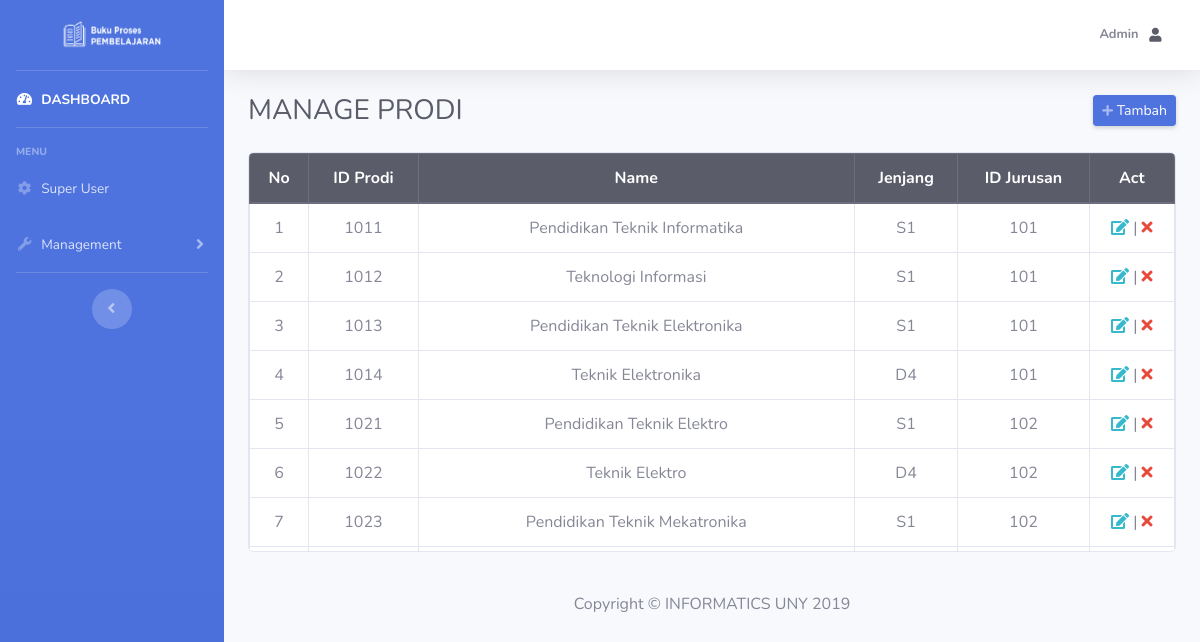
Page /admin/index.php?page=manage_pr (signed in) on the committed database.
### tables this page shows
CREATE TABLE `prodi` (
  `id` int(6) NOT NULL,
  `name` varchar(50) DEFAULT NULL,
  `jenjang` varchar(10) DEFAULT NULL,
  `id_jur` int(4) DEFAULT NULL
);

### admin/manage_pr.php (the view)
<table class="table table-hover table-bordered">
    <thead align="center" class="thead-dark">
        <tr>
            <th scope=" col">No</th>
            <th scope="col">ID Prodi</th>
            <th scope="col">Name</th>
            <th scope="col">Jenjang</th>
            <th scope="col">ID Jurusan</th>
            <th scope="col">Act</th>
        </tr>
    </thead>
    <tbody align="center">
        <?php
        $sql = "SELECT * FROM `prodi`";
        $result = $connect->query($sql);
        if ($result->num_rows > 0) {
            $no = 1;
            while ($row = $result->fetch_assoc()) {
                echo "<tr>";
                echo "<td>" . $no . "</td>";
                echo "<td>" . $row['id'] . "</td>";
                echo "<td>" . $row['name'] . "</td>";
                echo "<td>" . $row['jenjang'] . "</td>";
                echo "<td>" . $row['id_jur'] . "</td>";
                $idpr = $row['id'];
                echo "<td><a href=\"index.php?page=edit_pr&id=$idpr\" class=\"text-info\"><i class=\"fas fa-edit\"></i></a><span> | </span> <a href=\"../backend/process.php?op=deletePr&id=$idpr\" class=\"text-danger\"><i class=\"fas fa-times\"></i></td>";
                echo "</tr>";
                $no++;
            }
        } else {
            echo "<tr>";
            echo "<td colspan=\"9\"> No more data </td>";
            echo "</tr>";
        }
        ?>
    </tbody>
</table>

### rows in the picture
prodi: id "1011", name "Pendidikan Teknik Informatika", jenjang "S1", id_jur "101"
prodi: id "1012", name "Teknologi Informasi", jenjang "S1", id_jur "101"
prodi: id "1013", name "Pendidikan Teknik Elektronika", jenjang "S1", id_jur "101"
prodi: id "1014", name "Teknik Elektronika", jenjang "D4", id_jur "101"
prodi: id "1021", name "Pendidikan Teknik Elektro", jenjang "S1", id_jur "102"
prodi: id "1022", name "Teknik Elektro", jenjang "D4", id_jur "102"
prodi: id "1023", name "Pendidikan Teknik Mekatronika", jenjang "S1", id_jur "102"

### other values in the picture
$name "Admin"
$titledash "MANAGE PRODI"
